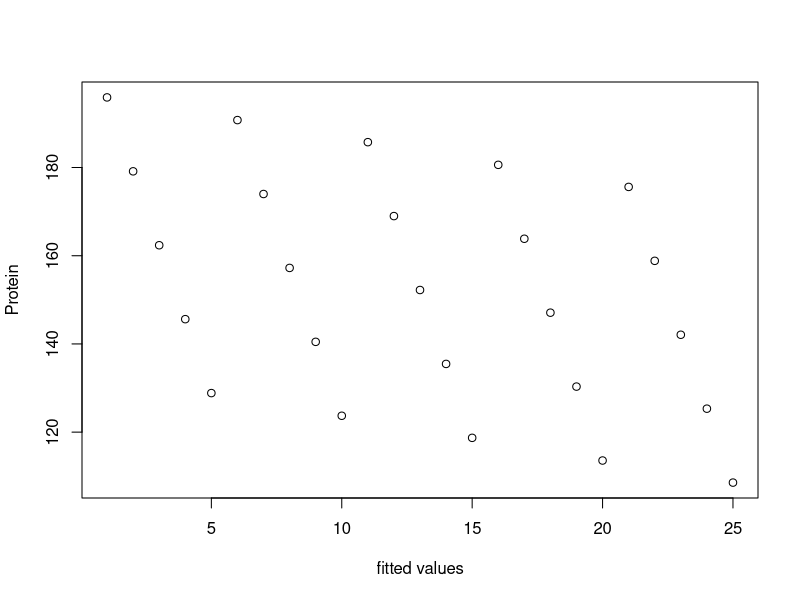

This chart was generated by the following R code:
## ---- chunk 1
toxicity <- read.table("toxicity.txt",sep="")
## ---- chunk 2
lm_toxicity <- lm(Protein~Copper+Zinc,data=toxicity)
round(coef(summary(lm_toxicity),3))
## ---- chunk 3

## ---- chunk 4

## ---- chunk 5
plot(lm_toxicity$fitted.values,
     xlab = "fitted values", ylab = "Protein")
abline(0,1)
## ---- chunk 6
summary(toxicity)
## ---- chunk 7

